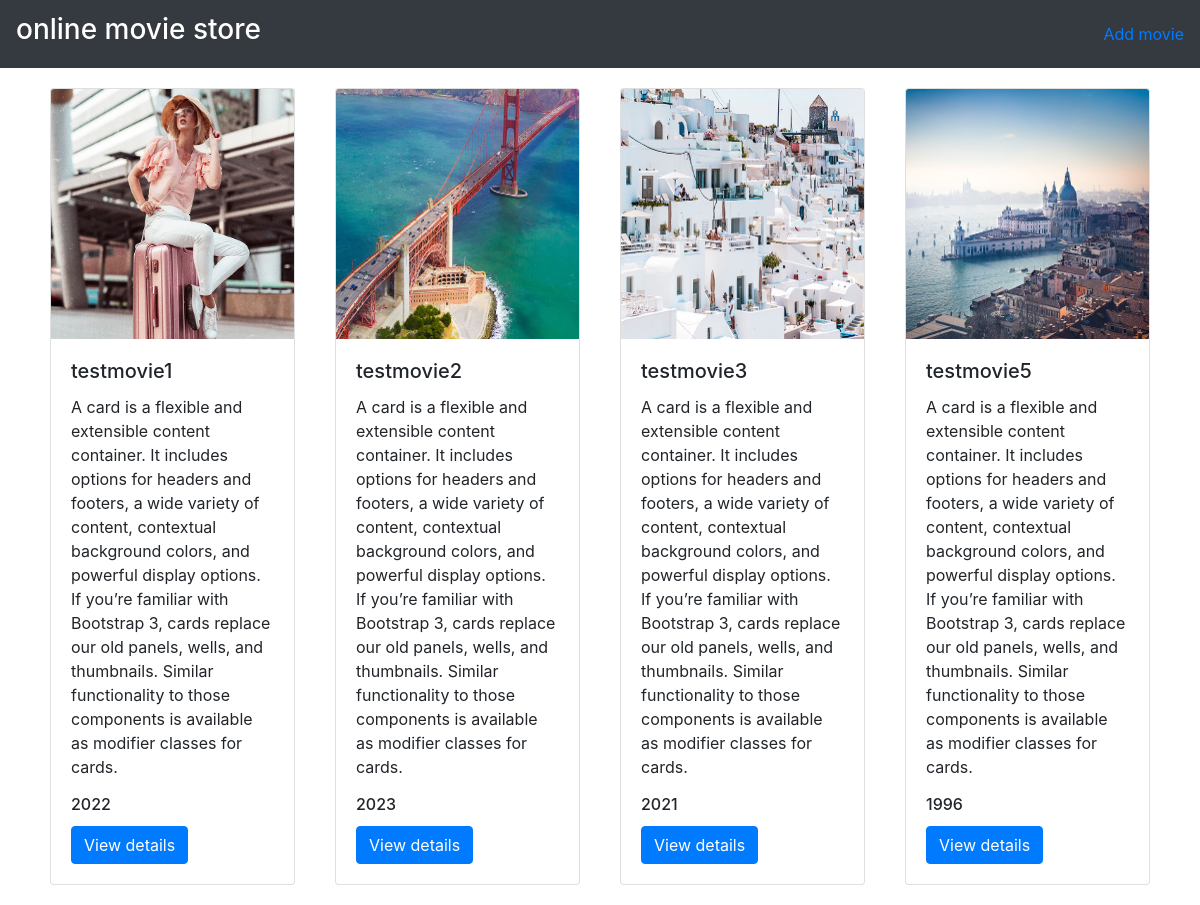
The page / on the database its author committed.
### movieapp/models.py (models this page shows, shortened)
class movie(models.Model):
    name=models.CharField(max_length=250)
    des=models.TextField()
    year=models.IntegerField()
    img=models.ImageField(upload_to='gallery')

### movieapp/views.py (the view)
# urls.py: path('',views.index, name='index'),
def index(request):
    movies=movie.objects.all()
    context={
        'movie_list':movies
    }
    return render(request,'index.html',context)

### templates/index.html
{% extends 'base.html' %}
{% block body %}
<div class="container">
    <div class="row">
        {% for i in movie_list %}
        <div class="col-md-3" style="padding:20px;">
          <div class="card">
             <img class="card-img-top" src="{{i.img.url}}" alt=""  height="250">
                 <div class="card-body">
                   <h5 class="card-title">{{i.name}}</h5>
                    <p class="card-text">{{i.des}}</p>
                     <h6 class="card-title">{{i.year}}</h6>
                    <a href="{% url 'movieapp:detail' i.id %}" class="btn btn-primary">View details</a>
                 </div>
          </div>
        </div>
        {% endfor %}
    </div>
</div>
{%endblock%}

### templates/base.html (shortened to what this page needs)
<!DOCTYPE html>
<html lang="en">
<head>
    <link rel="stylesheet" href="https://cdn.jsdelivr.net/npm/bootstrap@4.6.2/dist/css/bootstrap.min.css">
</head>
<body>
<nav class="navbar navbar-dark bg-dark">
  <a class="navbar-brand" href="#">
    <h3>online movie store</h3>
      <a href="/add">Add movie</a>
  </a>
</nav>
{% block body %}
{% endblock %}
</body>
</html>

### rows shown on the page
movie: img (picture), name "testmovie1", des "A card is a flexible and extensible content container. It includes options for headers and footers, a wide variety of content, contextual background colors, and powerful display options. If you’re familiar with Bootstrap 3, cards replace our old panels, wells, and thumbnails. Similar functionality to those components is available as modifier classes for cards.", year "2022"
movie: img (picture), name "testmovie2", des "A card is a flexible and extensible content container. It includes options for headers and footers, a wide variety of content, contextual background colors, and powerful display options. If you’re familiar with Bootstrap 3, cards replace our old panels, wells, and thumbnails. Similar functionality to those components is available as modifier classes for cards.", year "2023"
movie: img (picture), name "testmovie3", des "A card is a flexible and extensible content container. It includes options for headers and footers, a wide variety of content, contextual background colors, and powerful display options. If you’re familiar with Bootstrap 3, cards replace our old panels, wells, and thumbnails. Similar functionality to those components is available as modifier classes for cards.", year "2021"
movie: img (picture), name "testmovie5", des "A card is a flexible and extensible content container. It includes options for headers and footers, a wide variety of content, contextual background colors, and powerful display options. If you’re familiar with Bootstrap 3, cards replace our old panels, wells, and thumbnails. Similar functionality to those components is available as modifier classes for cards.", year "1996"
